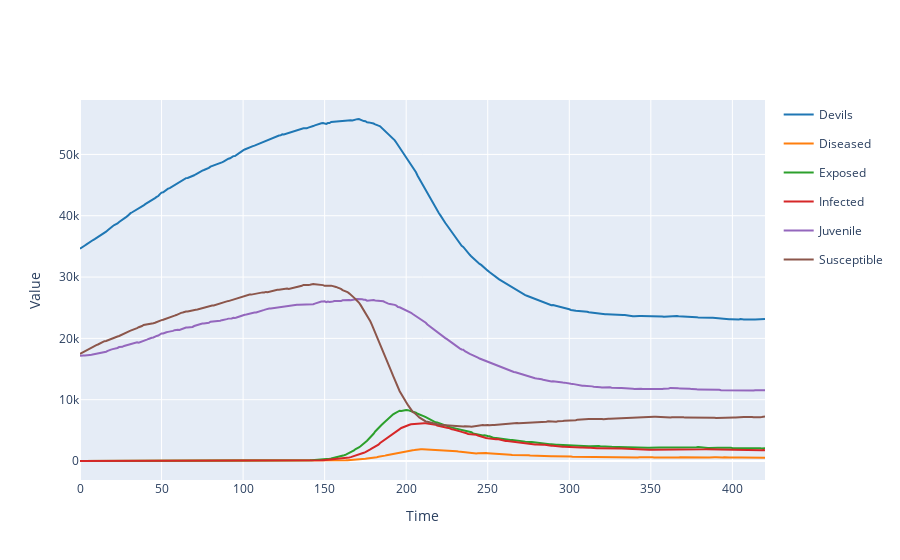

The cell this chart's notebook holds for it:
### Markdown cell above
## Define summary statistics and distance function

### Code cell
res = model.run(solver=solver)
res.plotplotly()

### Figure 1 — Plotly figure (JSON) as saved in the notebook; plotly's stock layout.template omitted (floating-point values rounded to 4 significant figures; data arrays with more than 128 entries replaced by an {"elided": "..."} marker saying what was removed)
{"data": [{"legendgroup": "Devils", "line": {"color": "#1f77b4"}, "mode": "lines", "name": "Devils", "type": "scatter", "x": {"elided": "421 int values"}, "y": {"elided": "421 int values"}}, {"legendgroup": "Diseased", "line": {"color": "#ff7f0e"}, "mode": "lines", "name": "Diseased", "type": "scatter", "x": {"elided": "421 int values"}, "y": {"elided": "421 int values"}}, {"legendgroup": "Exposed", "line": {"color": "#2ca02c"}, "mode": "lines", "name": "Exposed", "type": "scatter", "x": {"elided": "421 int values"}, "y": {"elided": "421 int values"}}, {"legendgroup": "Infected", "line": {"color": "#d62728"}, "mode": "lines", "name": "Infected", "type": "scatter", "x": {"elided": "421 int values"}, "y": {"elided": "421 int values"}}, {"legendgroup": "Juvenile", "line": {"color": "#9467bd"}, "mode": "lines", "name": "Juvenile", "type": "scatter", "x": {"elided": "421 int values"}, "y": {"elided": "421 int values"}}, {"legendgroup": "Susceptible", "line": {"color": "#8c564b"}, "mode": "lines", "name": "Susceptible", "type": "scatter", "x": {"elided": "421 int values"}, "y": {"elided": "421 int values"}}], "layout": {"showlegend": true, "title": {"text": ""}, "xaxis": {"title": {"text": "Time"}}, "yaxis": {"title": {"text": "Value"}}}}
